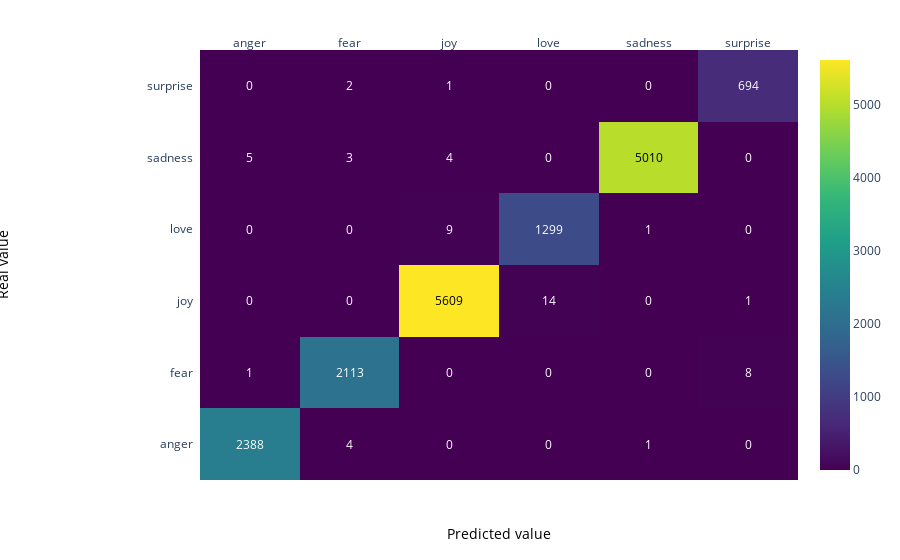

Notebook source saved alongside this figure:
### Markdown cell above
### Matrice de confusion données d'entrainement

### Code cell
z = confusion_matrix(all_predictions, y_train)

x = list(np.unique(df.Emotion))
y =  list(np.unique(df.Emotion))

# change each element of z to type string for annotations
z_text = [[str(y) for y in x] for x in z]

# set up figure 
fig = ff.create_annotated_heatmap(z, x=x, y=y, annotation_text=z_text, colorscale='Viridis')

# add custom xaxis title
fig.add_annotation(dict(font=dict(color="black",size=14),
                        x=0.5,
                        y=-0.15,
                        showarrow=False,
                        text="Predicted value",
                        xref="paper",
                        yref="paper"))

# add custom yaxis title
fig.add_annotation(dict(font=dict(color="black",size=14),
                        x=-0.35,
                        y=0.5,
                        showarrow=False,
                        text="Real value",
                        textangle=-90,
                        xref="paper",
                        yref="paper"))

# adjust margins to make room for yaxis title
fig.update_layout(margin=dict(t=50, l=200))

# add colorbar
fig['data'][0]['showscale'] = True
fig.show()

### Figure 1 — Plotly figure (JSON) as saved in the notebook; plotly's stock layout.template omitted (floating-point values rounded to 4 significant figures)
{"data": [{"colorscale": [[0, "#440154"], [0.1111, "#482878"], [0.2222, "#3e4989"], [0.3333, "#31688e"], [0.4444, "#26828e"], [0.5556, "#1f9e89"], [0.6667, "#35b779"], [0.7778, "#6ece58"], [0.8889, "#b5de2b"], [1, "#fde725"]], "reversescale": false, "showscale": true, "type": "heatmap", "x": ["anger", "fear", "joy", "love", "sadness", "surprise"], "y": ["anger", "fear", "joy", "love", "sadness", "surprise"], "z": [[2388, 4, 0, 0, 1, 0], [1, 2113, 0, 0, 0, 8], [0, 0, 5609, 14, 0, 1], [0, 0, 9, 1299, 1, 0], [5, 3, 4, 0, 5010, 0], [0, 2, 1, 0, 0, 694]]}], "layout": {"annotations": [{"font": {"color": "#FFFFFF"}, "showarrow": false, "text": "2388", "x": "anger", "xref": "x", "y": "anger", "yref": "y"}, {"font": {"color": "#FFFFFF"}, "showarrow": false, "text": "4", "x": "fear", "xref": "x", "y": "anger", "yref": "y"}, {"font": {"color": "#FFFFFF"}, "showarrow": false, "text": "0", "x": "joy", "xref": "x", "y": "anger", "yref": "y"}, {"font": {"color": "#FFFFFF"}, "showarrow": false, "text": "0", "x": "love", "xref": "x", "y": "anger", "yref": "y"}, {"font": {"color": "#FFFFFF"}, "showarrow": false, "text": "1", "x": "sadness", "xref": "x", "y": "anger", "yref": "y"}, {"font": {"color": "#FFFFFF"}, "showarrow": false, "text": "0", "x": "surprise", "xref": "x", "y": "anger", "yref": "y"}, {"font": {"color": "#FFFFFF"}, "showarrow": false, "text": "1", "x": "anger", "xref": "x", "y": "fear", "yref": "y"}, {"font": {"color": "#FFFFFF"}, "showarrow": false, "text": "2113", "x": "fear", "xref": "x", "y": "fear", "yref": "y"}, {"font": {"color": "#FFFFFF"}, "showarrow": false, "text": "0", "x": "joy", "xref": "x", "y": "fear", "yref": "y"}, {"font": {"color": "#FFFFFF"}, "showarrow": false, "text": "0", "x": "love", "xref": "x", "y": "fear", "yref": "y"}, {"font": {"color": "#FFFFFF"}, "showarrow": false, "text": "0", "x": "sadness", "xref": "x", "y": "fear", "yref": "y"}, {"font": {"color": "#FFFFFF"}, "showarrow": false, "text": "8", "x": "surprise", "xref": "x", "y": "fear", "yref": "y"}, {"font": {"color": "#FFFFFF"}, "showarrow": false, "text": "0", "x": "anger", "xref": "x", "y": "joy", "yref": "y"}, {"font": {"color": "#FFFFFF"}, "showarrow": false, "text": "0", "x": "fear", "xref": "x", "y": "joy", "yref": "y"}, {"font": {"color": "#000000"}, "showarrow": false, "text": "5609", "x": "joy", "xref": "x", "y": "joy", "yref": "y"}, {"font": {"color": "#FFFFFF"}, "showarrow": false, "text": "14", "x": "love", "xref": "x", "y": "joy", "yref": "y"}, {"font": {"color": "#FFFFFF"}, "showarrow": false, "text": "0", "x": "sadness", "xref": "x", "y": "joy", "yref": "y"}, {"font": {"color": "#FFFFFF"}, "showarrow": false, "text": "1", "x": "surprise", "xref": "x", "y": "joy", "yref": "y"}, {"font": {"color": "#FFFFFF"}, "showarrow": false, "text": "0", "x": "anger", "xref": "x", "y": "love", "yref": "y"}, {"font": {"color": "#FFFFFF"}, "showarrow": false, "text": "0", "x": "fear", "xref": "x", "y": "love", "yref": "y"}, {"font": {"color": "#FFFFFF"}, "showarrow": false, "text": "9", "x": "joy", "xref": "x", "y": "love", "yref": "y"}, {"font": {"color": "#FFFFFF"}, "showarrow": false, "text": "1299", "x": "love", "xref": "x", "y": "love", "yref": "y"}, {"font": {"color": "#FFFFFF"}, "showarrow": false, "text": "1", "x": "sadness", "xref": "x", "y": "love", "yref": "y"}, {"font": {"color": "#FFFFFF"}, "showarrow": false, "text": "0", "x": "surprise", "xref": "x", "y": "love", "yref": "y"}, {"font": {"color": "#FFFFFF"}, "showarrow": false, "text": "5", "x": "anger", "xref": "x", "y": "sadness", "yref": "y"}, {"font": {"color": "#FFFFFF"}, "showarrow": false, "text": "3", "x": "fear", "xref": "x", "y": "sadness", "yref": "y"}, {"font": {"color": "#FFFFFF"}, "showarrow": false, "text": "4", "x": "joy", "xref": "x", "y": "sadness", "yref": "y"}, {"font": {"color": "#FFFFFF"}, "showarrow": false, "text": "0", "x": "love", "xref": "x", "y": "sadness", "yref": "y"}, {"font": {"color": "#000000"}, "showarrow": false, "text": "5010", "x": "sadness", "xref": "x", "y": "sadness", "yref": "y"}, {"font": {"color": "#FFFFFF"}, "showarrow": false, "text": "0", "x": "surprise", "xref": "x", "y": "sadness", "yref": "y"}, {"font": {"color": "#FFFFFF"}, "showarrow": false, "text": "0", "x": "anger", "xref": "x", "y": "surprise", "yref": "y"}, {"font": {"color": "#FFFFFF"}, "showarrow": false, "text": "2", "x": "fear", "xref": "x", "y": "surprise", "yref": "y"}, {"font": {"color": "#FFFFFF"}, "showarrow": false, "text": "1", "x": "joy", "xref": "x", "y": "surprise", "yref": "y"}, {"font": {"color": "#FFFFFF"}, "showarrow": false, "text": "0", "x": "love", "xref": "x", "y": "surprise", "yref": "y"}, {"font": {"color": "#FFFFFF"}, "showarrow": false, "text": "0", "x": "sadness", "xref": "x", "y": "surprise", "yref": "y"}, {"font": {"color": "#FFFFFF"}, "showarrow": false, "text": "694", "x": "surprise", "xref": "x", "y": "surprise", "yref": "y"}, {"font": {"color": "black", "size": 14}, "showarrow": false, "text": "Predicted value", "x": 0.5, "xref": "paper", "y": -0.15, "yref": "paper"}, {"font": {"color": "black", "size": 14}, "showarrow": false, "text": "Real value", "textangle": -90, "x": -0.35, "xref": "paper", "y": 0.5, "yref": "paper"}], "margin": {"l": 200, "t": 50}, "xaxis": {"dtick": 1, "gridcolor": "rgb(0, 0, 0)", "side": "top", "ticks": ""}, "yaxis": {"dtick": 1, "ticks": "", "ticksuffix": "  "}}}
